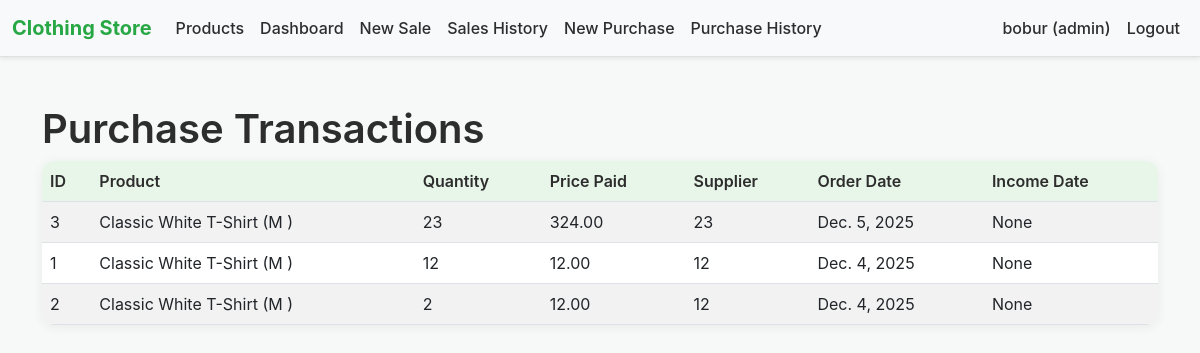
The page /purchases/ (signed in) on the database its author committed.
### products/models.py (models this page shows, shortened)
class Employee(models.Model):
    user = models.OneToOneField(User, on_delete=models.CASCADE)
    role = models.CharField(max_length=50, choices=(('admin','Admin'),('manager','Manager'),('cashier','Cashier')))
    phone = models.CharField(max_length=30, blank=True)

class Purchase(models.Model):
    supplier_name = models.CharField(max_length=255, blank=True)
    product = models.ForeignKey(Product, on_delete=models.PROTECT, related_name='purchases')
    quantity = models.PositiveIntegerField()
    price_price = models.DecimalField("price paid", max_digits=12, decimal_places=2)
    order_date = models.DateField(default=timezone.now)
    income_date = models.DateField(null=True, blank=True)
    comment = models.TextField(blank=True)

class Product(models.Model):
    name = models.CharField(max_length=255)
    pi = models.CharField("position in inventory", max_length=100, blank=True)  # PI
    alert_number = models.PositiveIntegerField(default=0)  # low stock threshold
    measurements = models.CharField(max_length=255, blank=True)
    pprice_cost = models.DecimalField(max_digits=12, decimal_places=2, default=0)
    price_sale = models.DecimalField(max_digits=12, decimal_places=2, default=0)
    size = models.CharField(max_length=50, blank=True)
    colour = models.CharField(max_length=50, blank=True)
    comment = models.TextField(blank=True)
    quantity = models.IntegerField(default=0)
    created_at = models.DateTimeField(auto_now_add=True)
    updated_at = models.DateTimeField(auto_now=True)

### products/decorators.py (the view)
        def wrapper(request, *args, **kwargs):
            if not request.user.is_authenticated:
                return redirect('login')
            employee = getattr(request.user, 'employee', None)
            if employee is None or employee.role not in roles:
                raise PermissionDenied
            return view_func(request, *args, **kwargs)

### products/views.py (called while the page is built)
@login_required
@role_required(['cashier', 'manager', 'admin'])
def purchases_list(request):
    purchases = Purchase.objects.select_related('product').all().order_by('-order_date')
    return render(request, 'purchases_list.html', {'purchases': purchases})

### products/templates/purchases_list.html (shortened to what this page needs)
{% extends 'base.html' %}
{% block content %}
<h1>Purchase Transactions</h1>
<table class="table table-striped">
  <thead>
    <tr>
      <th>ID</th>
      <th>Product</th>
      <th>Quantity</th>
      <th>Price Paid</th>
      <th>Supplier</th>
      <th>Order Date</th>
      <th>Income Date</th>
    </tr>
  </thead>
  <tbody>
    {% for purchase in purchases %}
    <tr>
      <td>{{ purchase.id }}</td>
      <td>{{ purchase.product.name }} ({{ purchase.product.size }} {{ purchase.product.colour }})</td>
      <td>{{ purchase.quantity }}</td>
      <td>{{ purchase.price_price }}</td>
      <td>{{ purchase.supplier_name }}</td>
      <td>{{ purchase.order_date }}</td>
      <td>{{ purchase.income_date }}</td>
    </tr>
    {% empty %}
    <tr><td colspan="7">No purchases yet.</td></tr>
    {% endfor %}
  </tbody>
</table>
{% endblock %}

### products/templates/base.html (shortened to what this page needs)
{% load static %}
<!doctype html>
<html lang="en">
<head>
  <link href="https://cdn.jsdelivr.net/npm/bootstrap@5.3.0/dist/css/bootstrap.min.css" rel="stylesheet">
  <link rel="stylesheet" href="{% static 'products/css/style.css' %}">
</head>
<body>
<nav class="navbar navbar-expand-lg navbar-light bg-light shadow-sm">
  <div class="container-fluid">
    <a class="navbar-brand fw-bold" href="{% url 'products:product_list' %}">Clothing Store</a>
    <div class="collapse navbar-collapse">
      <ul class="navbar-nav me-auto">
        {% if user.is_authenticated %}
        <li class="nav-item"><a class="nav-link" href="{% url 'products:product_list' %}">Products</a></li>
        {% if user.employee.role in "manager admin" %}
        <li class="nav-item"><a class="nav-link" href="{% url 'products:dashboard' %}">Dashboard</a></li>
        {% endif %}
        {% if user.employee.role in "cashier manager admin" %}
        <li class="nav-item"><a class="nav-link" href="{% url 'products:create_sale' %}">New Sale</a></li>
        <li class="nav-item"><a class="nav-link" href="{% url 'products:sales_list' %}">Sales History</a></li>
        <li class="nav-item"><a class="nav-link" href="{% url 'products:create_purchase' %}">New Purchase</a></li>
                <li class="nav-item"><a class="nav-link" href="{% url 'products:purchases_list' %}">Purchase History</a></li>
        {% endif %}
        {% endif %}
      </ul>
      <ul class="navbar-nav ms-auto">
        {% if user.is_authenticated %}
        <li class="nav-item"><span class="nav-link">{{ user.username }} ({{ user.employee.role }})</span></li>
        <li class="nav-item"><a class="nav-link" href="{% url 'logout' %}">Logout</a></li>
        {% else %}
        <li class="nav-item"><a class="nav-link" href="{% url 'login' %}">Login</a></li>
        {% endif %}
      </ul>
    </div>
  </div>
</nav>
<div class="container py-5">
  {% block content %}{% endblock %}
</div>
</body>
</html>

### products/static/products/css/style.css (style rules this page uses)
body { background-color: #f7f9f9; font-family: -apple-system, BlinkMacSystemFont, "Segoe UI", Roboto, "Helvetica Neue", Arial, sans-serif; }
.navbar { border-bottom: 1px solid #e0e0e0; background-color: #ffffff; }
.nav-link { color: #2d2d2d !important; font-weight: 500; }
.navbar-brand { color: #28a745 !important; font-weight: 700; }
.table { background: #ffffff; border-radius: 12px; overflow: hidden; box-shadow: 0 2px 12px rgba(0,0,0,0.06); }
.table th { background-color: #e8f5e9; color: #2d2d2d; font-weight: 600; }
.table td { vertical-align: middle; }
h1, h2, h3, h4 { font-weight: 600; color: #2d2d2d; }

### rows shown on the page
Purchase: id "3", product.name "Classic White T-Shirt", product.size "M", quantity "23", price_price "324.00", supplier_name "23", order_date "Dec. 5, 2025", income_date "None"
Purchase: id "1", product.name "Classic White T-Shirt", product.size "M", quantity "12", price_price "12.00", supplier_name "12", order_date "Dec. 4, 2025", income_date "None"
Purchase: id "2", product.name "Classic White T-Shirt", product.size "M", quantity "2", price_price "12.00", supplier_name "12", order_date "Dec. 4, 2025", income_date "None"

### other values the page prints
{{ user.username }} "bobur"
{{ user.employee.role }} "admin"
